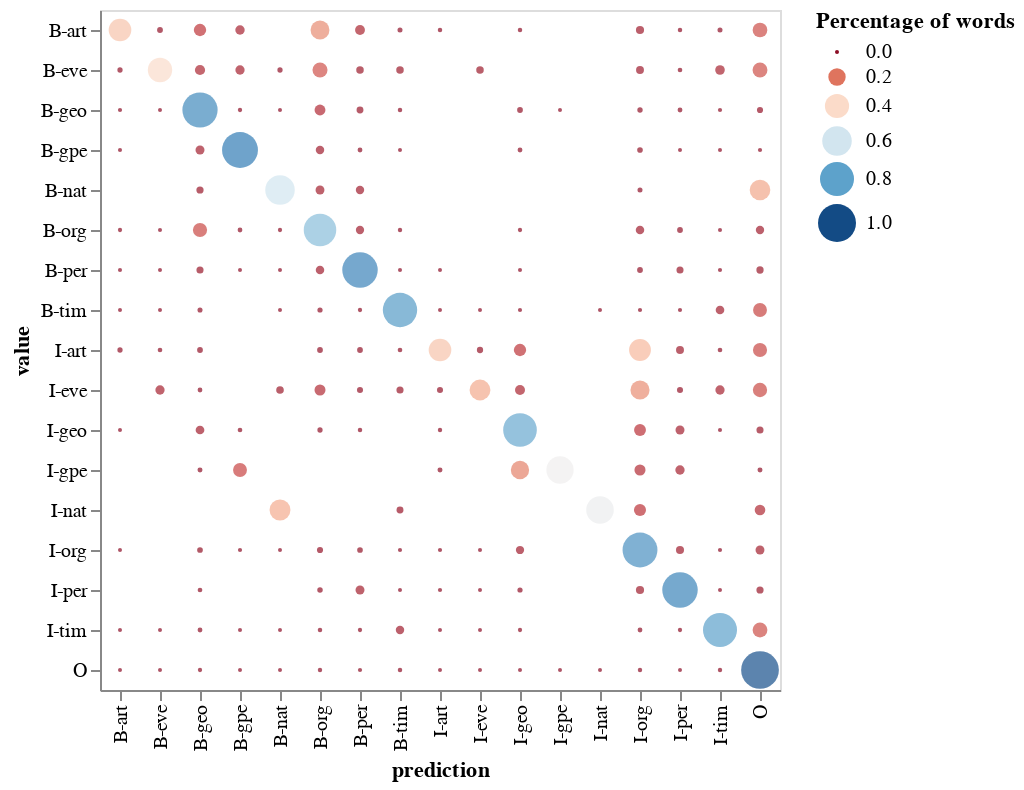

Here is the notebook cell this chart was saved with:
### Code cell
# Evaluate train dataset
O_value = train_seq.y_dict['O']  # code of 'O' value, to be ignored
eval_train_features = evaluate_corpus(train_seq.seq_list, pred_train_features, train_seq.y_dict, ignore_tag_code=O_value)

### Figure 1 — Vega-Lite specification as saved in the notebook (floating-point values rounded to 4 significant figures; data arrays with more than 128 entries replaced by an {"elided": "..."} marker saying what was removed)
{"config": {"view": {"continuousWidth": 400, "continuousHeight": 300}}, "data": {"name": "data-74d7e63034a4b26ad28eff0d955d36c3"}, "mark": "circle", "encoding": {"color": {"field": "pct_cases", "scale": {"domain": [0, 1], "scheme": "redblue"}, "type": "quantitative"}, "size": {"field": "pct_cases", "legend": {"title": "Percentage of words"}, "scale": {"domain": [0, 1]}, "type": "quantitative"}, "tooltip": [{"field": "value", "type": "nominal"}, {"field": "prediction", "type": "nominal"}, {"field": "pct_cases", "format": ".2%", "type": "quantitative"}, {"field": "num_cases", "type": "quantitative"}], "x": {"field": "prediction", "type": "ordinal"}, "y": {"field": "value", "type": "ordinal"}}, "$schema": "https://vega.github.io/schema/vega-lite/v4.17.0.json", "datasets": {"data-74d7e63034a4b26ad28eff0d955d36c3": {"elided": "206 records"}}}
